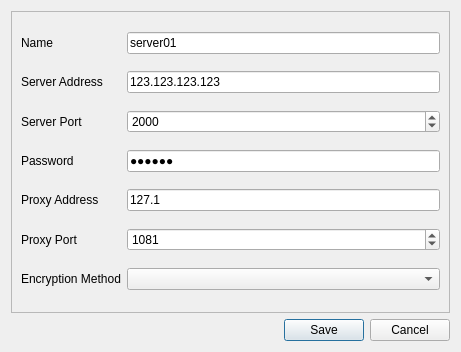
<?xml version="1.0" encoding="UTF-8"?>
<ui version="4.0">
 <class>ServerEditDialog</class>
 <widget class="QDialog" name="ServerEditDialog">
  <property name="geometry">
   <rect>
    <x>0</x>
    <y>0</y>
    <width>461</width>
    <height>352</height>
   </rect>
  </property>
  <property name="windowTitle">
   <string>Edit Server</string>
  </property>
  <layout class="QVBoxLayout" name="verticalLayout">
   <item>
    <widget class="QFrame" name="frame">
     <property name="frameShape">
      <enum>QFrame::StyledPanel</enum>
     </property>
     <property name="frameShadow">
      <enum>QFrame::Raised</enum>
     </property>
     <layout class="QGridLayout" name="gridLayout">
      <item row="2" column="0">
       <widget class="QLabel" name="serverPortLabel">
        <property name="text">
         <string>Server Port</string>
        </property>
       </widget>
      </item>
      <item row="1" column="0">
       <widget class="QLabel" name="serverAddrLabel">
        <property name="text">
         <string>Server Address</string>
        </property>
       </widget>
      </item>
      <item row="4" column="1">
       <widget class="QLineEdit" name="lineEditProxyAddr">
        <property name="text">
         <string>127.1</string>
        </property>
       </widget>
      </item>
      <item row="6" column="0">
       <widget class="QLabel" name="encryptLabel">
        <property name="text">
         <string>Encryption Method</string>
        </property>
       </widget>
      </item>
      <item row="1" column="1">
       <widget class="QLineEdit" name="lineEditServerAddr">
        <property name="text">
         <string>123.123.123.123</string>
        </property>
       </widget>
      </item>
      <item row="5" column="1">
       <widget class="QSpinBox" name="spinBoxProxyPort">
        <property name="maximum">
         <number>65535</number>
        </property>
        <property name="value">
         <number>1081</number>
        </property>
       </widget>
      </item>
      <item row="3" column="0">
       <widget class="QLabel" name="pwdLabel">
        <property name="text">
         <string>Password</string>
        </property>
       </widget>
      </item>
      <item row="6" column="1">
       <widget class="QComboBox" name="comboBoxMethod">
        <property name="sizePolicy">
         <sizepolicy hsizetype="Expanding" vsizetype="Fixed">
          <horstretch>0</horstretch>
          <verstretch>0</verstretch>
         </sizepolicy>
        </property>
       </widget>
      </item>
      <item row="2" column="1">
       <widget class="QSpinBox" name="spinBoxServerPort">
        <property name="minimum">
         <number>1</number>
        </property>
        <property name="maximum">
         <number>65535</number>
        </property>
        <property name="value">
         <number>2000</number>
        </property>
       </widget>
      </item>
      <item row="3" column="1">
       <widget class="QLineEdit" name="lineEditKey">
        <property name="inputMethodHints">
         <set>Qt::ImhNoAutoUppercase|Qt::ImhNoPredictiveText|Qt::ImhSensitiveData</set>
        </property>
        <property name="text">
         <string>123456</string>
        </property>
        <property name="echoMode">
         <enum>QLineEdit::PasswordEchoOnEdit</enum>
        </property>
       </widget>
      </item>
      <item row="4" column="0">
       <widget class="QLabel" name="serverAddrLabel_2">
        <property name="text">
         <string>Proxy Address</string>
        </property>
       </widget>
      </item>
      <item row="5" column="0">
       <widget class="QLabel" name="serverPortLabel_2">
        <property name="text">
         <string>Proxy Port</string>
        </property>
       </widget>
      </item>
      <item row="0" column="0">
       <widget class="QLabel" name="label">
        <property name="text">
         <string>Name</string>
        </property>
       </widget>
      </item>
      <item row="0" column="1">
       <widget class="QLineEdit" name="lineEditName">
        <property name="text">
         <string>server01</string>
        </property>
       </widget>
      </item>
     </layout>
    </widget>
   </item>
   <item>
    <widget class="QDialogButtonBox" name="buttonBox">
     <property name="orientation">
      <enum>Qt::Horizontal</enum>
     </property>
     <property name="standardButtons">
      <set>QDialogButtonBox::Cancel|QDialogButtonBox::Save</set>
     </property>
    </widget>
   </item>
  </layout>
 </widget>
 <resources/>
 <connections>
  <connection>
   <sender>buttonBox</sender>
   <signal>accepted()</signal>
   <receiver>ServerEditDialog</receiver>
   <slot>accept()</slot>
   <hints>
    <hint type="sourcelabel">
     <x>248</x>
     <y>254</y>
    </hint>
    <hint type="destinationlabel">
     <x>157</x>
     <y>274</y>
    </hint>
   </hints>
  </connection>
  <connection>
   <sender>buttonBox</sender>
   <signal>rejected()</signal>
   <receiver>ServerEditDialog</receiver>
   <slot>reject()</slot>
   <hints>
    <hint type="sourcelabel">
     <x>316</x>
     <y>260</y>
    </hint>
    <hint type="destinationlabel">
     <x>286</x>
     <y>274</y>
    </hint>
   </hints>
  </connection>
 </connections>
</ui>
